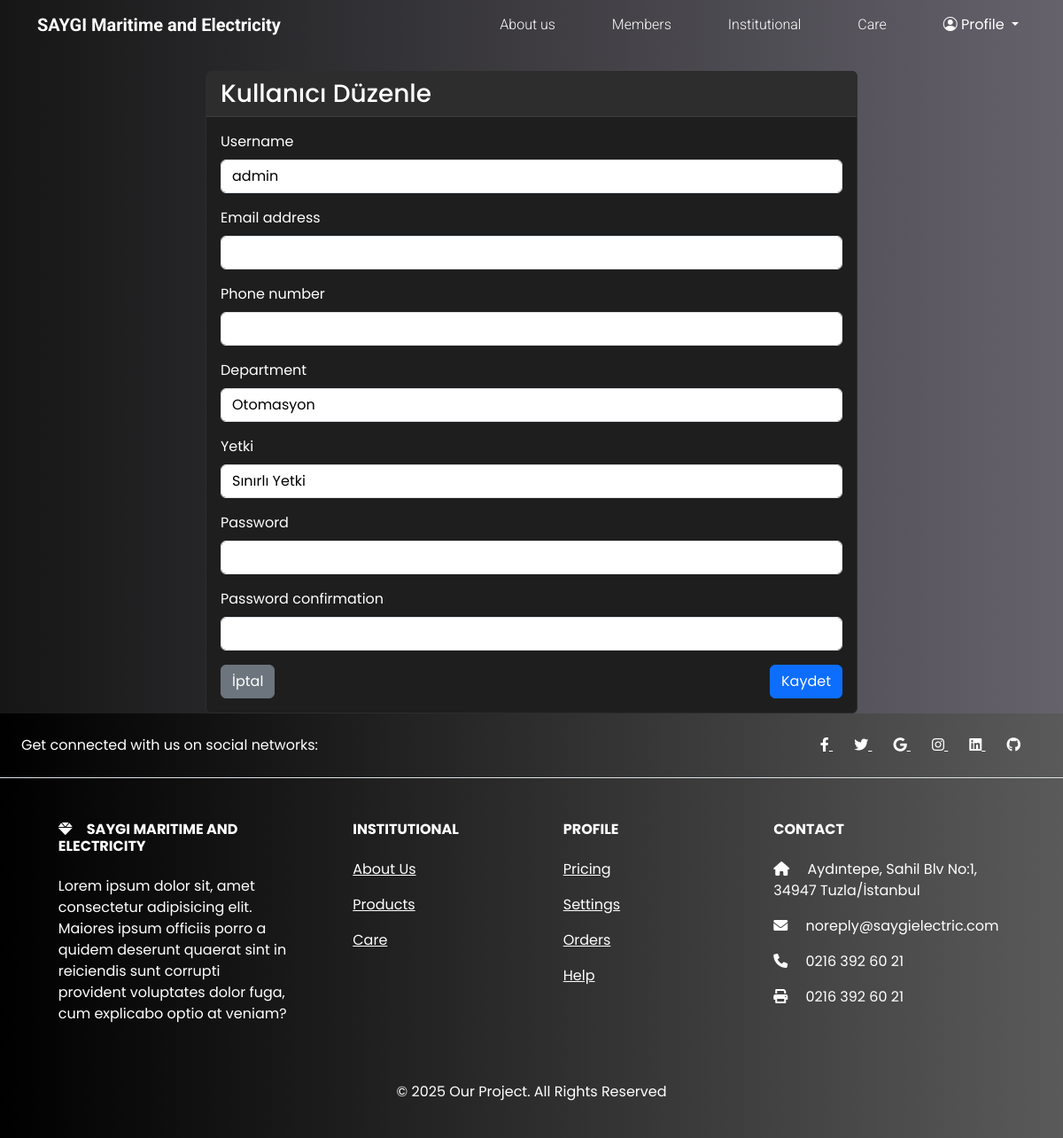
Page /users/1/edit/ (signed in) on the committed database.
### jobs/models.py (models this page shows, shortened)
class CustomUser(AbstractUser):
    DEPARTMAN_CHOICES = [
        ("otomasyon", "Otomasyon"),
        ("yeni_insa", "Yeni İnşa"),
        ("bakim", "Bakım"),
        ("kalite", "Kalite"),
        ("diger", "Diğer"),
    ]
    YETKI_CHOICES = [
        ("yetki1", "Tam Yetki"),
        ("yetki2", "Yüksek Yetki"),
        ("yetki3", "Orta Yetki"),
        ("yetki4", "Düşük Yetki"),
        ("yetki5", "Sınırlı Yetki"),
    ]
    phone_number = models.CharField(
        _("Telefon Numarası"), max_length=15, blank=True, null=True
    )
    department = models.ForeignKey(
        "Department",
        on_delete=models.SET_NULL,
        null=True,
        blank=True,
        verbose_name=_("Departman")
    )
    yetki = models.CharField(
        _("Yetki Seviyesi"), max_length=10, choices=YETKI_CHOICES, default="yetki5"
    )

### jobs/views.py (the view)
# urls.py: path("users/<int:id>/edit/", user_edit, name="user_edit"),
@user_passes_test(is_superuser)
def user_edit(request, id):
    try:
        user = CustomUser.objects.get(id=id)
    except CustomUser.DoesNotExist:
        raise Http404("User not found.")
    if request.method == "POST":
        form = CustomUserCreationForm(request.POST, instance=user)
        if form.is_valid():
            form.save()
            messages.success(request, "Kullanıcı başarıyla güncellendi.")
            return redirect("user_list")
        else:
            messages.error(request, "Kullanıcı güncellenirken bir hata oluştu.")
    else:
        form = CustomUserCreationForm(instance=user)
    return render(request, "users/edit.html", {"form": form, "user": user})

### jobs/views.py (called while the page is built)
def is_superuser(user):
    return user.is_superuser

### jobs/templates/users/edit.html (shortened to what this page needs)
{% extends "base.html" %}
{% load i18n %}
{% load static %}
{% block content %}
<div class="container mt-4">
    <div class="row justify-content-center">
        <div class="col-md-8">
            <div class="card">
                <div class="card-header">
                    <h3 class="card-title mb-0">{% trans "Kullanıcı Düzenle" %}</h3>
                </div>
                <div class="card-body">
                    <form method="post">
                        {% for field in form %}
                        <div class="mb-3">
                            <label for="{{ field.id_for_label }}" class="form-label">{{ field.label }}</label>
                            {{ field }}
                        </div>
                        {% endfor %}
                        <div class="d-flex justify-content-between">
                            <a href="{% url 'user_list' %}" class="btn btn-secondary">{% trans "İptal" %}</a>
                            <button type="submit" class="btn btn-primary">{% trans "Kaydet" %}</button>
                        </div>
                    </form>
                </div>
            </div>
        </div>
    </div>
</div>
{% endblock content %}

### jobs/static/css/style.css (style rules this page uses)
body { background:linear-gradient(to right, #161616, #65626c) !important; color: #ffffff !important; }
:root { --bs-font-sans-serif: 'Poppins', sans-serif !important; --bs-emphasis-color-rgb: 255, 255, 255 !important; --bs-body-color: #ffffff !important; --bs-secondary-color:rgb(197 197 197 / 75%) !important; --bs-secondary-rgb: 243, 188, 43 !important; --bs-link-color-rgb: 255, 255, 255; --bs-body-bg: #161616 !important; --bs-dark-rgb: 22, 22, 22 !important; --bs-light-rgb: 255, 255, 255 !important; --bs-primary-rgb: 13, 110, 253 !important; --bs-secondary-rgb: 243, 188, 43 !important; --bs-success-rgb: 25, 135, 84 !important; --bs-info-rgb: 13, 202, 240 !important; --bs-warning-rgb: 255, 193, 7 !important; --bs-danger-rgb: 220, 53, 69 !important; }
* { color: #ffffff !important; }
.card { background-color: #1e1e1e !important; border-color: #2d2d2d !important; color: #ffffff !important; }
.card-header { background-color: #2d2d2d !important; border-bottom-color: #3d3d3d !important; color: #ffffff !important; }
.card-body { color: #ffffff !important; }
.card-title { color: #ffffff !important; }
.form-control { background-color: #ffffff !important; border-color: #dee2e6 !important; color: #000000 !important; }
.form-label { color: #000000 !important; }
a { color: #ffffff !important; }
.btn { color: #ffffff !important; }
::placeholder { color: #ffffff !important; opacity: 0.7; }
option { color: black !important; }
.form-label { color: white !important; }

### rows in the picture
CustomUser: form "admin" "Otomasyon" "Sınırlı Yetki"

### other values in the picture
{{ field.label }} "Username" "Email address" "Phone number" "Department" "Yetki" "Password" "Password confirmation"
